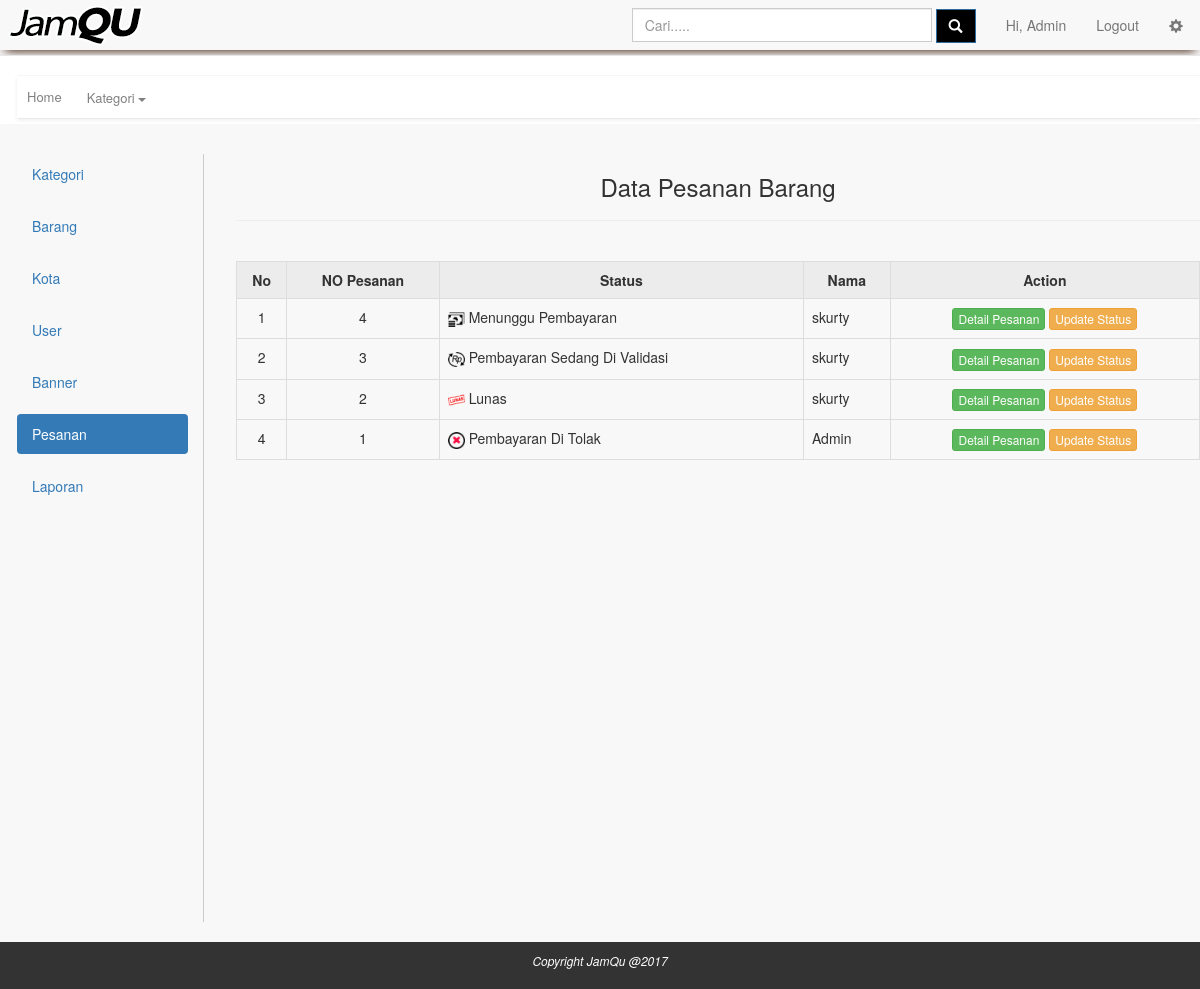
Screenshot of /index.php?page=my_profile&module=pesanan&action=list (signed in) with the database file from the repository.
### tables this page shows
CREATE TABLE IF NOT EXISTS `pesanan` (
  `pesanan_id` int(10) NOT NULL AUTO_INCREMENT,
  `kota_id` int(10) NOT NULL,
  `user_id` int(10) NOT NULL,
  `nama_penerima` varchar(150) NOT NULL,
  `nomor_telepon` varchar(15) NOT NULL,
  `alamat` varchar(300) NOT NULL,
  `tanggal_pemesanan` datetime NOT NULL,
  `status` tinyint(4) NOT NULL,
  PRIMARY KEY (`pesanan_id`),
  KEY `kota_id` (`kota_id`),
  KEY `user_id` (`user_id`)
);

CREATE TABLE IF NOT EXISTS `user` (
  `user_id` int(10) NOT NULL AUTO_INCREMENT,
  `level` varchar(30) NOT NULL,
  `nama` varchar(150) NOT NULL,
  `email` varchar(160) NOT NULL,
  `alamat` varchar(400) NOT NULL,
  `phone` varchar(15) NOT NULL,
  `password` varchar(300) NOT NULL,
  `status` enum('on','off') NOT NULL,
  PRIMARY KEY (`user_id`)
);

### index.php (the view, shortened to what this page needs)
<?php
	include_once("function/helper.php");
	$page = isset($_GET['page']) ? $_GET['page'] : false;
	$user_id = isset($_SESSION['user_id']) ? $_SESSION['user_id'] : false;
	$nama = isset($_SESSION['nama']) ? $_SESSION['nama'] : false;
	$level = isset($_SESSION['level']) ? $_SESSION['level'] : false;
?>
<!DOCTYPE html>
<html>
<head>
	<link href="<?php echo BASE_URL."asset/css/bootstrap.css"; ?>" rel="stylesheet">
	<link href="<?php echo BASE_URL."asset/css/style2.css"; ?>" rel="stylesheet">
	<link href="<?php echo BASE_URL."asset/css/style.css"; ?>" rel="stylesheet">
	<link href="<?php echo BASE_URL."asset/css/banner.css"; ?>" rel="stylesheet">
</head>
<body data-spy="scroll" data-target=".navbar" data-offset="50">
	<nav class="navbar navbar-default navbar-fixed-top navbar-color">
		<div class="container-fluid back-color">
			<div class="navbar-header">
				<a href="<?php echo BASE_URL."index.php"; ?>"><span><img src="<?php echo BASE_URL."images/logo.png"; ?>" class="logo"></span></a>
			</div>
			<div class="collapse navbar-collapse l-bar" id="list">
				<ul class="nav navbar-nav navbar-right pad">
					<li><form action="<?php echo BASE_URL."index.php?page=cari"; ?>" method="POST" class="navbar-form">
						<div class="form-group">
							<input type="text" name="cari" class="form-control search-style" placeholder="Cari....." required="">
							<button type="submit" name="submit" class="btn btn-primary glyphicon glyphicon-search search-back"></button>
						</div>
					</form></li>
					<?php
						if($user_id){
							echo  "<li><span class='navbar-text'>Hi, $nama</span></li>";
							echo  "<li><a href='".BASE_URL."logout.php'>Logout</a></li>";
						}
						else{
							echo "<li><a href='".BASE_URL."register.html'>Signup</a></li>";
							echo "<li><a href='".BASE_URL."login.html'>Login</a></li>";
						}
						if($level == "superadmin"){
								echo "<li><a href='".BASE_URL."index.php?page=my_profile&module=pesanan&action=list' class='glyphicon glyphicon-cog'></a></li>";
							}
					?>
				</ul>
			</div>
		</div>
	</nav>
	<div class="row content bar-menu">
		<div class="nav-menu">
			<ul class="bar">
				<li class="list-bar left"><a href="<?php echo BASE_URL."index.php"; ?>" class="style-text">Home</a></li>
				<div class="dropdown drd-menu">
					<button class="btn btn-default dropdown-toggle btn-border style-text" type="button" data-toggle="dropdown">Kategori <span class="caret"></span>
					</button>
				</div>
			</ul>
		</div>
		</div>
		<div class="container-fluid  width-min">
				<div class="content">
				<?php
					$filename="$page.php";
					if(file_exists($filename)){
						include_once($filename);
					}
					else{
						include_once("main.php");
					}
				?>
				</div>
		</div>
		<div class="container-fluid label-footer">
				<p>Copyright JamQu @2017</p>
		</div>
</body>
</html>

### function/helper.php (shortened to what this page needs)
<?php
	$arrayStatusPesanan[0] = "<img class='img-size' src='".BASE_URL."images/pay.png'> Menunggu Pembayaran";
	$arrayStatusPesanan[1] = "<img class='img-size' src='".BASE_URL."images/val-rp.png'> Pembayaran Sedang Di Validasi";
	$arrayStatusPesanan[2] = "<img class='img-size' src='".BASE_URL."images/payment2.png'> Lunas";
	$arrayStatusPesanan[3] = "<img class='img-size' src='".BASE_URL."images/uncek.png'>  Pembayaran Di Tolak";

### module/pesanan/list.php
<div class="container-fluid">
<div class="row content">
<h3 class="text-center">Data Pesanan Barang</h3>
<hr />
<br>
<?php
if($level == "superadmin"){
	$query = mysqli_query($koneksi, "SELECT pesanan.*, user.nama FROM pesanan JOIN user ON pesanan.user_id=user.user_id ORDER BY pesanan.tanggal_pemesanan DESC");
}
else{
	$query = mysqli_query($koneksi, "SELECT pesanan.*, user.nama FROM pesanan JOIN user ON pesanan.user_id=user.user_id WHERE pesanan.user_id='$user_id' ORDER BY pesanan.tanggal_pemesanan DESC");
}
if(mysqli_num_rows($query) == 0){
	echo "<h3>Maaf, Saat ini belum ada data pemesanan</h3>";
}
else{
	$no = 1;
	echo "<div class='table-responsive'>";
	echo "<table class='table table-bordered'>
			<tr class='title-brg'>
				<th class='no text-center'>No</th>
				<th class='text-center'>NO Pesanan</th>
				<th class='text-center'>Status</th>
				<th class='text-center'>Nama</th>
				<th class='text-center'>Action</th>
			</tr>";
	$btn_admin = "";
	while($row=mysqli_fetch_assoc($query)){
		if($level == "superadmin"){
			$btn_admin = "<a href='".BASE_URL."index.php?page=my_profile&module=pesanan&action=status&pesanan_id=$row[pesanan_id]' class='btn btn-warning btn-xs'>Update Status</a>";
		}
		$status = $row['status'];
		echo "<tr>
				<td class='text-center'>$no</td>
				<td class='text-center'>$row[pesanan_id]</td>
				<td>$arrayStatusPesanan[$status]</td>
				<td>$row[nama]</td>
				<td class='text-center'>
					<a href='".BASE_URL."index.php?page=my_profile&module=pesanan&action=detail&pesanan_id=$row[pesanan_id]'  class='btn btn-success btn-xs' >Detail Pesanan</a>
					$btn_admin
				</td>
			  </tr>";
	$no++;
	}
	echo "</table>";
	echo "</div>";
}
?>
</div>
</div>

### asset/css/style2.css (style rules this page uses)
.title-brg { background: #ececec; }
.row.content { margin-top: 15px; margin-left: 2px; height: 100%; }
.content { margin-top: 15px; background-size: cover; }
.bar { list-style: none; padding: 10px; margin-bottom: 20px; margin: 0px; box-shadow: 0 2px 4px 0 rgba(0,0,0,.08); }
.list-bar { float: left; }
.nav-menu { padding-bottom: 10px; margin-bottom: 5px; }
.list-bar.left { padding-right: 25px; }
.nav-menu { border-top: 1px solid #f8f8f8;border-bottom: 1px solid #f8f8f8;padding: 0px;display: block; }
.row.content.bar-menu { margin-top: 75px; padding: 0px 15px; }
.dropdown.drd-menu { display: inline-block; }
.btn-border { border: none; padding: 0px; }
.style-text { font-size: 13px; color: grey; }
.container-fluid.width-min { background: #f8f8f8; padding: 0px; }
.collapse.navbar-collapse.l-bar { margin-bottom: 5px; box-shadow: 0 6px 10px -5px #3F1D0B; }
.container-fluid.back-color { padding: 0px; }
.nav.navbar-nav.navbar-right.pad { margin-right: 2px; }
.btn.btn-primary.glyphicon.glyphicon-search.search-back { background: black; border-radius: 0px; }
.form-control.search-style { border-radius: 0px; display: inline-block; width: 300px; }
.img-size { width: 17px; }
.no { width: 50px; }

### asset/css/style.css (style rules this page uses)
.container-fluid.label-footer { background: #333; }
.container-fluid.label-footer p { text-align: center; color: #fff; padding: 10px 15px; font-size: 12px; font-style: italic; }
.logo { display: block; padding: 3px; margin-right: 10px; }

### asset/css/banner.css (style rules this page uses)
.navbar { overflow: hidden }

### rows the page displays
pesanan: pesanan_id "4", user.nama "skurty"
pesanan: pesanan_id "3", user.nama "skurty"
pesanan: pesanan_id "2", user.nama "skurty"
pesanan: pesanan_id "1", user.nama "Admin"

### other values shown
$nama "Admin"
